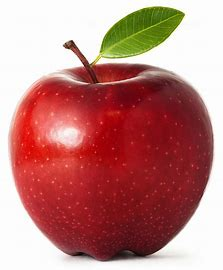
#> input picture img/apple.jpg, 223 x 270 px
$ python c_exam.py
#> lines starting #> are read from the running program, lines starting #| are printed output that depends on the picture; after the words box and inside, x2 and y2 are one past the last pixel; in counts of white or black regions, pixels touching at a corner belong together
# 1. apple 이미지 로드
# 2. 빨간색을 추출해보자. (마스크를 생서해서 마스크 값에 해당되면 추출하자)
import numpy as np
import cv2 as cv

apple=cv.imread('../../img/apple.jpg')
#> apple is the input picture: shape (270, 223, 3); mean B, G, R 126.6, 130.6, 190.2

# 1. 색공간 변환 해보자. HSV
hsv_img = cv.cvtColor(apple, cv.COLOR_BGR2HSV)
#> hsv_img: shape (270, 223, 3); mean H, S, V 78.3, 115.5, 191.9

# 2. 빨간색 범위를 HSV 형식으로 정의
lower_red = np.array([0, 100, 100]) # 낮은 범위
upper_red = np.array([10, 255, 255]) # 높은 범위

# 3. 범위에 해당하는 마스크 설정
mask = cv.inRange(hsv_img, lower_red, upper_red)
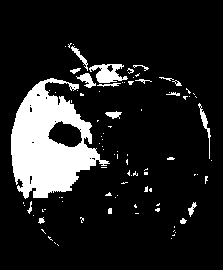
#> mask: shape (270, 223); 13.4% white; 92 white regions (74 under 20 px), largest, box (x1, y1, x2, y2) and area: (11, 78, 110, 199) 6428, (89, 64, 128, 83) 419, (198, 103, 211, 159) 144
print(mask)
#> (printed output is left out)

# 4. 마스크를 사용해서 원본이미지에서 빨간색 부분만 추출해보자.
red_part = cv.bitwise_and(hsv_img, hsv_img, mask=mask) # (원본이미지, 대상이미지, 기준)
#> red_part: shape (270, 223, 3); mean H, S, V 0.1, 24.6, 26.4


# 저장
cv.imwrite('../img_res/hsv_img.jpg', hsv_img)

# 보여주기
cv.imshow('original', apple)
cv.imshow('red_part', red_part)
cv.imshow('hsv', hsv_img)
cv.waitKey(0)
cv.destroyAllWindows()
